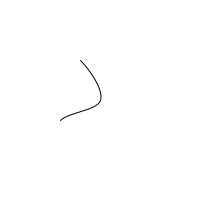
Frame 1 (no input)
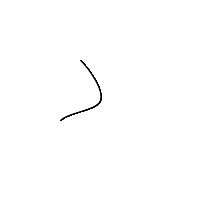
Frame 60 (the mouse pressed at the canvas centre just before this capture)
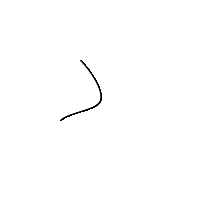
Frame 120 (the mouse held since frame 60 and released just before this capture)

The Processing sketch that drew these frames (run headless with seeded random() and noise(); from frame 60 on, the mouse is pressed at the canvas centre):

// Processing sketch: curveSpline
// ── curveSpline.pde
// Here is a curve connecting the points (40, 40), (80, 60), (100, 100), (60, 120), and (50, 150). I

int[] coords = {
  40, 40, 80, 60, 100, 100, 60, 120, 50, 150
};

void setup(){
  size(200, 200);
  background(255);
  smooth();
}

void draw(){
  beginShape();
  for(int i = 1; i < coords.length; i+=2){
    int x = coords[i-1];
    int y = coords[i];
    curveVertex(x, y);
  }
  endShape();
  
};
